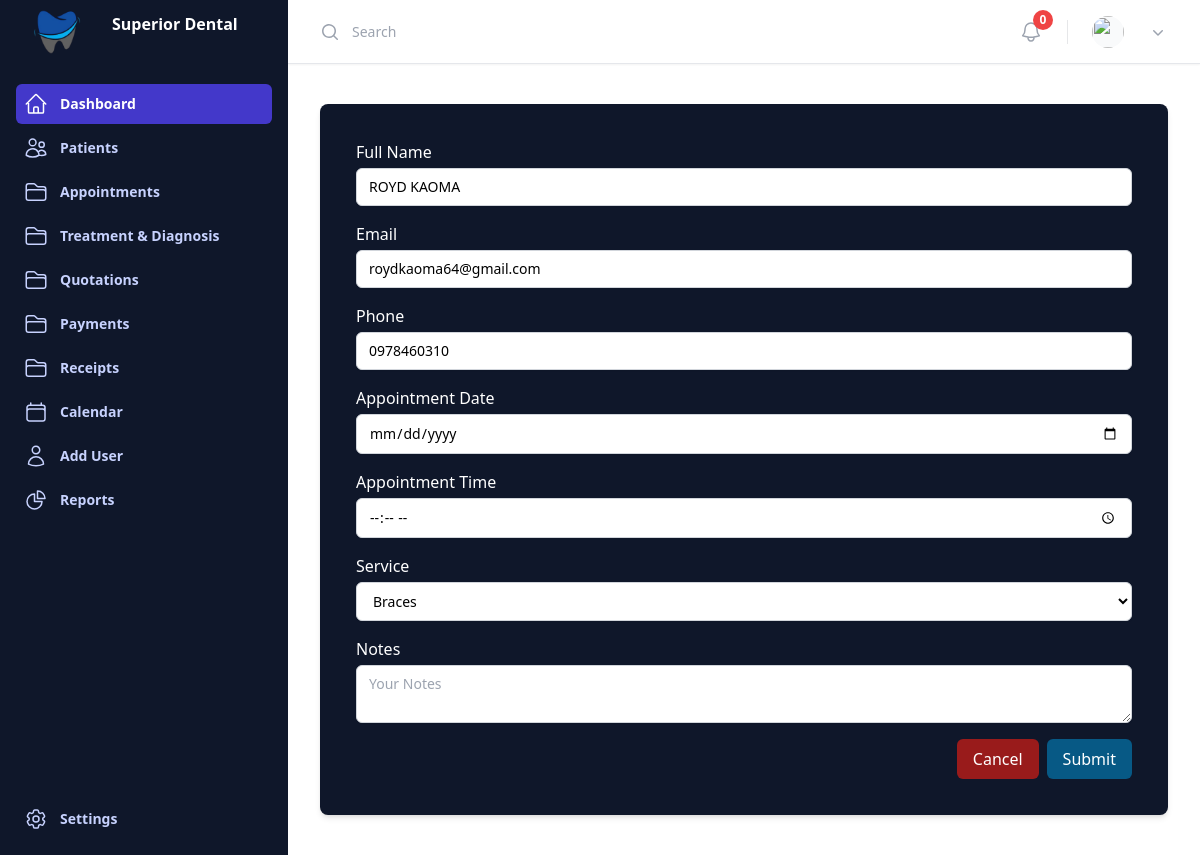
Page /exist_patient_appointment/4/ on the earlier database version.
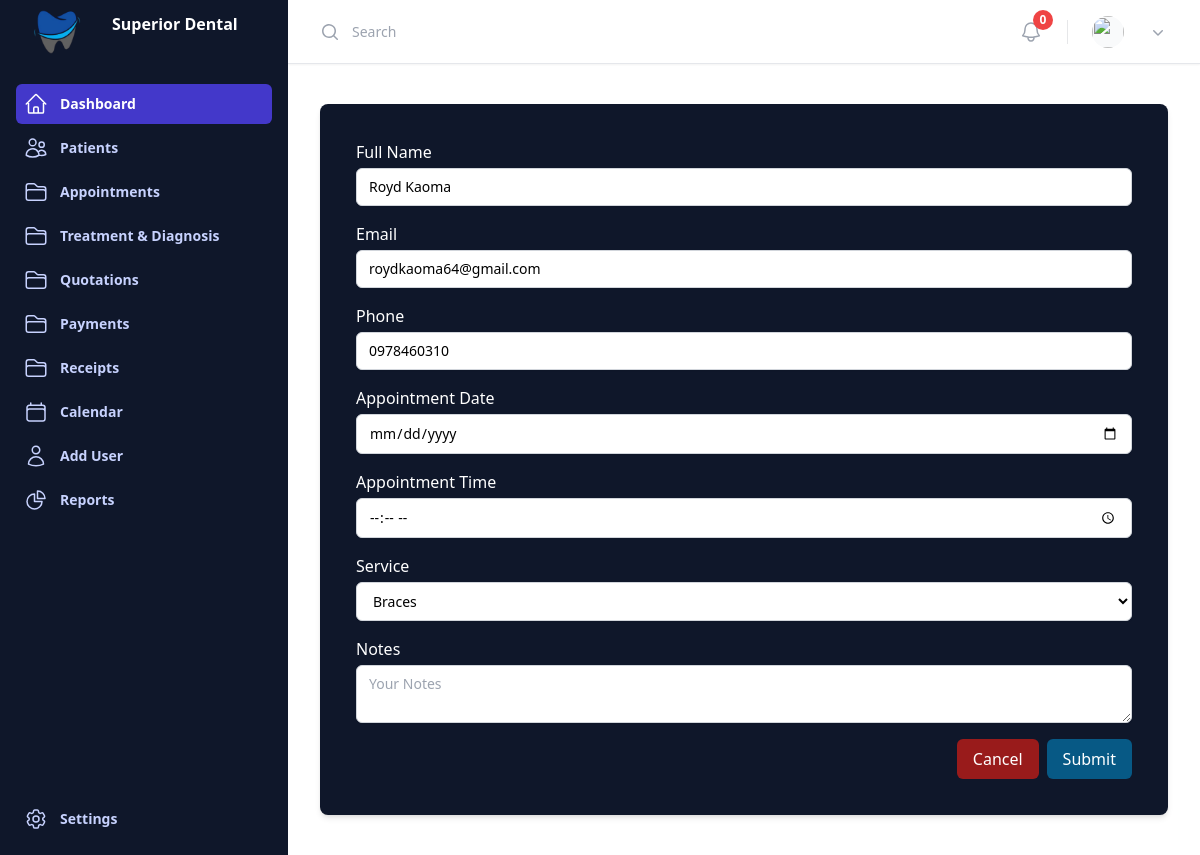
Same page on the later database version.
### patient/models.py (models this page shows, shortened)
class Patient(models.Model):
    first_name = models.CharField(max_length=50)
    last_name = models.CharField(max_length=50)
    date_of_birth = models.DateField(blank=True, null=True)
    gender_choices = [('M', 'Male'), ('F', 'Female')]
    gender = models.CharField(max_length=1, choices=gender_choices, blank=True, null=True)
    nrc = models.CharField(max_length=55,blank=True, null=True)
    phone = models.CharField(max_length=15)
    email = models.EmailField(unique=True)
    address = models.TextField(blank=True, null=True)
    medical_history = models.TextField(blank=True, null=True)
    is_patient = models.BooleanField(default=False)

### templates/views.py (the view)
# urls.py: path('exist_patient_appointment/<int:patient_id>/', views.exist_patient_appointment, name='exist_patient_appointment'),
def exist_patient_appointment(request, patient_id):
    patient = Patient.objects.get(id=patient_id)
    services = Service.objects.filter(name__isnull=False, price__isnull=False)
    return render(request, 'existing_patient_appointment.html', {'patient': patient, 'services': services})

### templates/existing_patient_appointment.html (shortened to what this page needs)
{% extends 'base.html' %}
{% block content %}
        {% if patient %}
        <div class="container mx-auto bg-slate-900 shadow-md rounded-lg overflow-hidden p-4">
        <form class="p-4 md:p-5" method='POST' action="{% url 'walkin_appointment' %}">
          <div class="mb-4">
            <label class="block text-white">Full Name</label>
            <input type="text" name="full_name" class="mt-1 block w-full px-3 py-2 bg-white border border-gray-300 rounded-md shadow-sm focus:outline-none focus:ring-sky-500 focus:border-sky-500 sm:text-sm" value="{{ patient.first_name }} {{ patient.last_name }}" required>
          </div>
          <div class="mb-4">
            <label class="block text-white">Email</label>
            <input type="email" name="email" class="mt-1 block w-full px-3 py-2 bg-white border border-gray-300 rounded-md shadow-sm focus:outline-none focus:ring-sky-500 focus:border-sky-500 sm:text-sm" value="{{ patient.email }}" required>
          </div>
          <div class="mb-4">
            <label class="block text-white">Phone</label>
            <input type="tel" name="phone" class="mt-1 block w-full px-3 py-2 bg-white border border-gray-300 rounded-md shadow-sm focus:outline-none focus:ring-sky-500 focus:border-sky-500 sm:text-sm" value="{{ patient.phone }}" required>
          </div>
          <div class="mb-4">
            <label class="block text-white">Appointment Date</label>
            <input type="date" name="appoint_date" class="mt-1 block w-full px-3 py-2 bg-white border border-gray-300 rounded-md shadow-sm focus:outline-none focus:ring-sky-500 focus:border-sky-500 sm:text-sm" required>
          </div>
          <div class="mb-4">
            <label class="block text-white">Appointment Time</label>
            <input type="time" name="appoint_time" class="mt-1 block w-full px-3 py-2 bg-white border border-gray-300 rounded-md shadow-sm focus:outline-none focus:ring-sky-500 focus:border-sky-500 sm:text-sm" required>
          </div>
          <div class="mb-4">
            <label class="block text-white">Service</label>
            <select name="service" class="mt-1 block w-full px-3 py-2 bg-white border border-gray-300 rounded-md shadow-sm focus:outline-none focus:ring-sky-500 focus:border-sky-500 sm:text-sm">
                {% for service in services %}
                    <option value="{{ service.id }}">
                        {{ service.name|default:"Unnamed Service" }}
                    </option>
                {% empty %}
                    <option value="">No services available</option>
                {% endfor %}
            </select>
        </div>
          <div class="mb-4">
            <label class="block text-white">Notes</label>
            <textarea name="notes" class="mt-1 block w-full px-3 py-2 bg-white border border-gray-300 rounded-md shadow-sm focus:outline-none focus:ring-sky-500 focus:border-sky-500 sm:text-sm" placeholder="Your Notes"></textarea>
          </div>
          <div class="flex items-center justify-end">
            <a href="{% url 'patients' %}" class="bg-red-800 text-white py-2 px-4 rounded-md mr-2" id="cancel-button">Cancel</a>
            <button type="submit" class="bg-sky-800 text-white py-2 px-4 rounded-md">Submit</button>
          </div>
        </form>
        {% endif %}
      </div>
{% endblock %}

Differences in the rows shown:
changed Patient "roydkaoma64@gmail.com": full_name "ROYD KAOMA" → "Royd Kaoma"
